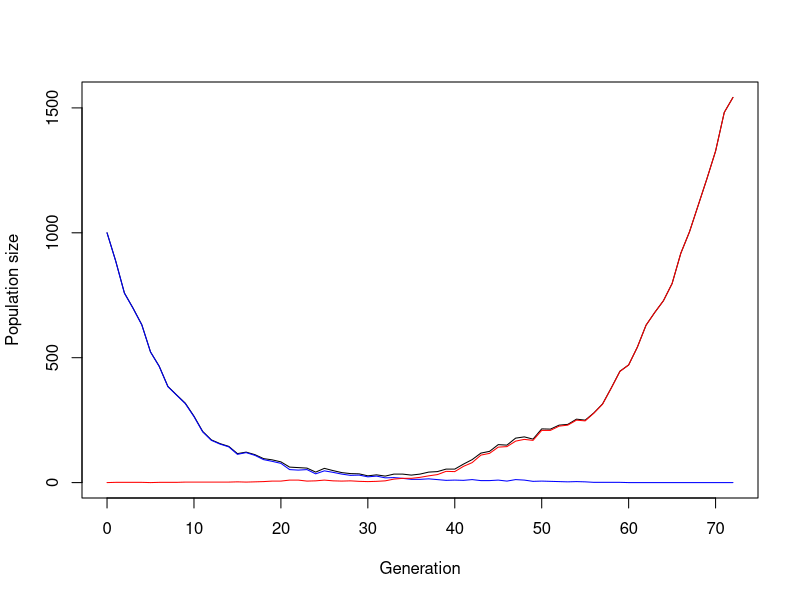
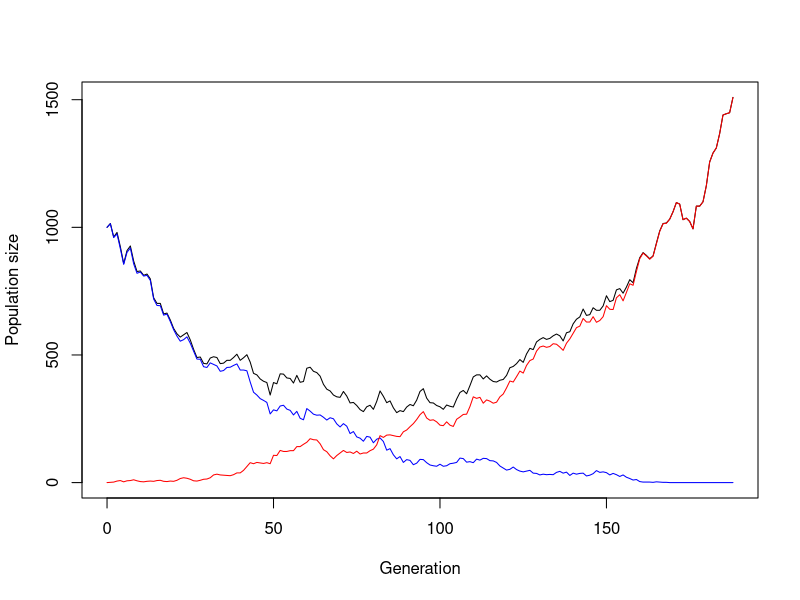
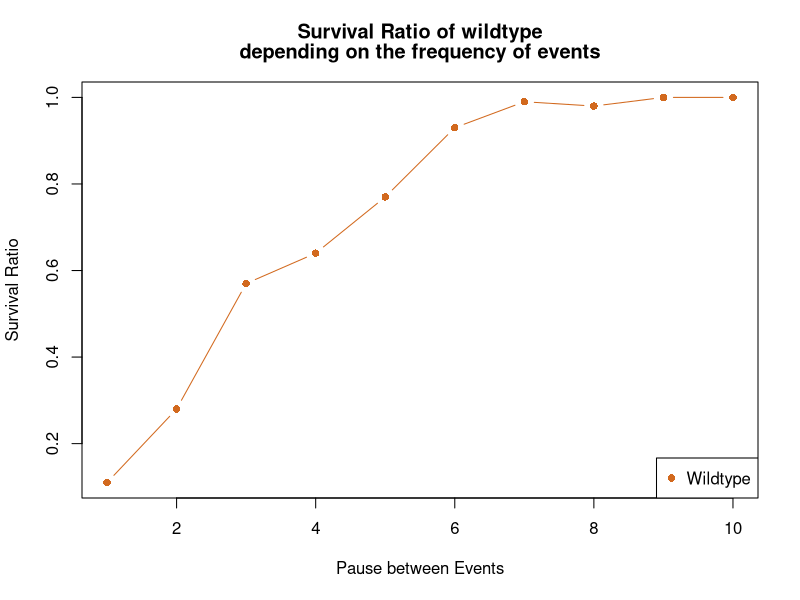
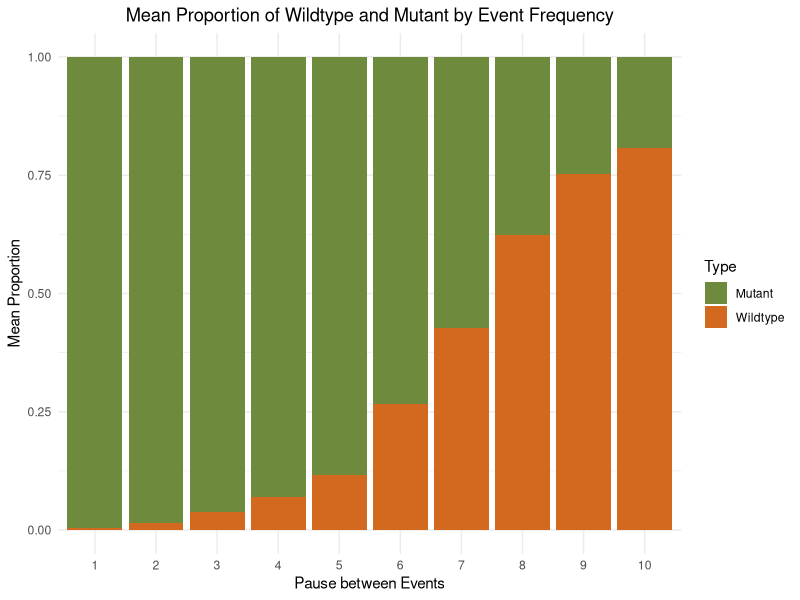
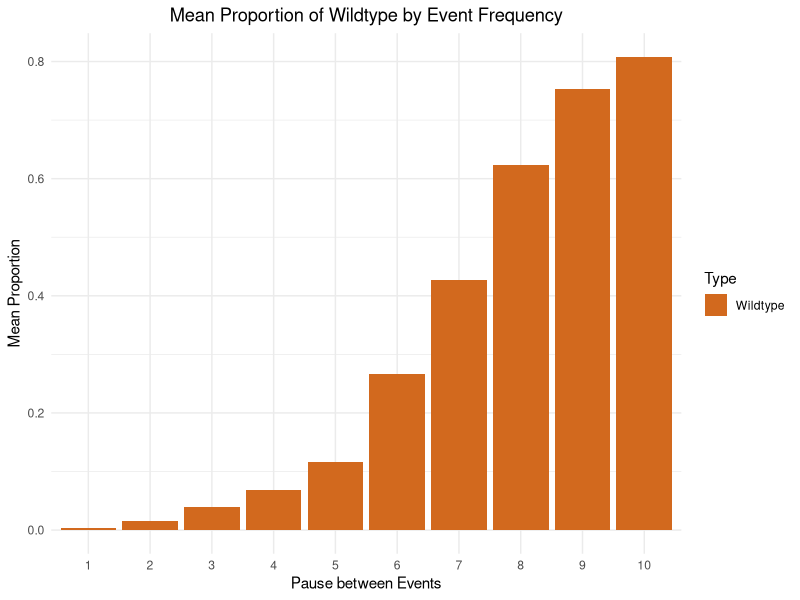
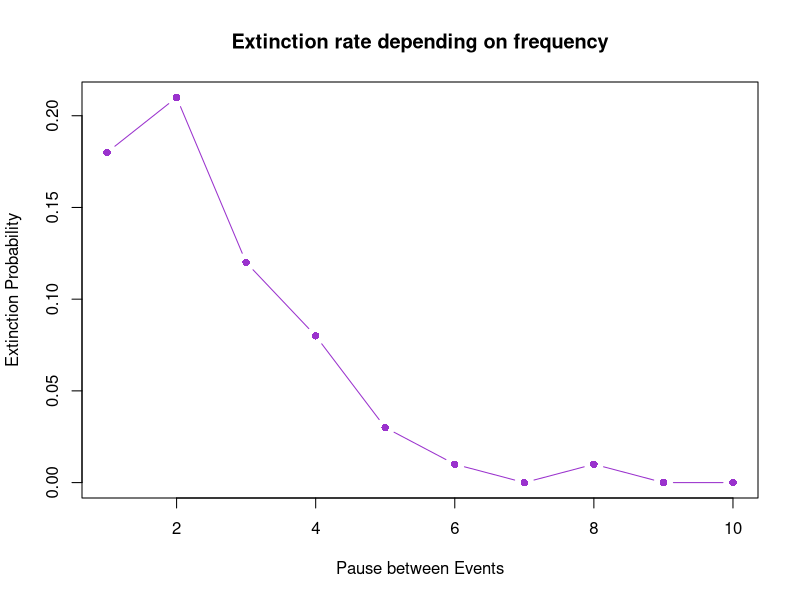
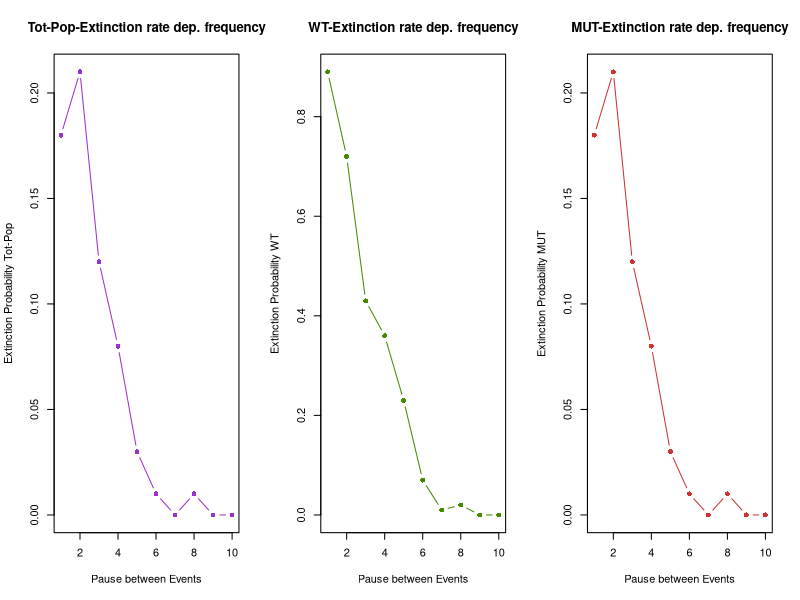
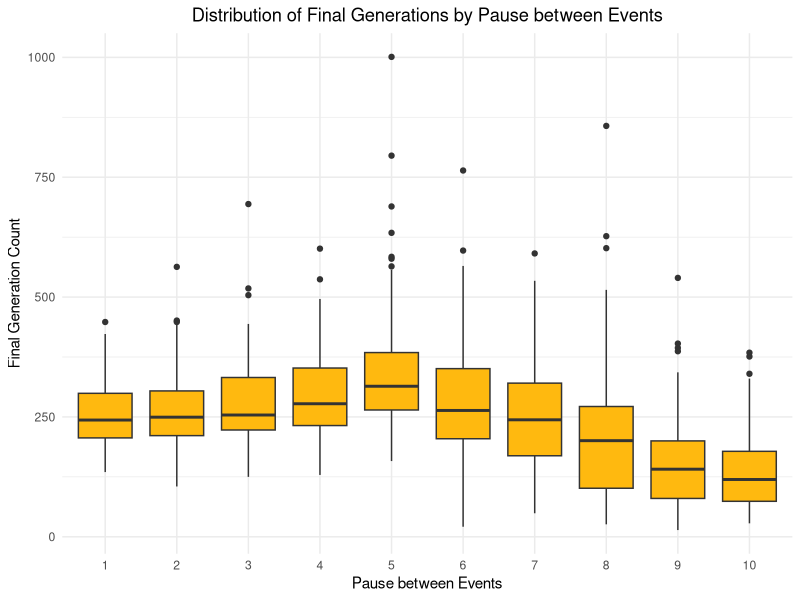

The R source for these figures, in order:
## ---- chunk 1
#Original

simulate_one_gen <- function(N_a, N_A, decay_rate, sel_coeff, mut_rate) {
  # draw offspring according to Poisson distribution
  offsp_a <- rpois(1, N_a * (1-decay_rate))
  offsp_A <- rpois(1, N_A * (1-decay_rate+sel_coeff))
  # draw new mutants according to Poisson distribution
  mut_a_to_A <- rpois(1, offsp_a * mut_rate)
  
  # determine new population sizes of wild type and mutant
  N_a_new <- max(offsp_a - mut_a_to_A, 0)
  N_A_new <-  offsp_A + mut_a_to_A
  
  return(c(N_a_new, N_A_new))
}
# Test the function
print(simulate_one_gen(100,0,0.1,0.2,0.0))
## ---- chunk 2
#Original

simulate_pop <- function(N_init_a, N_init_A, decay_rate, sel_coeff, mut_rate, t_max) {
  # Create the vector in which to save the results
  pop_vector <- c(N_init_a, N_init_A)
  # initiate the variables
  pop_new <- c(N_init_a, N_init_A)
  
  # run the simulation until generation t_max
  for (i in 1:t_max+1) {
    # redefine the current population one generation later
    pop_new <- simulate_one_gen(pop_new[1],pop_new[2], decay_rate, sel_coeff, mut_rate)
    # add the new population sizes to the output vector
    pop_vector <- rbind(pop_vector,pop_new)
    # condition to stop the simulation before t_max: either the population exceeds 1.5 times the original population size, or it goes extinct
    if (pop_new[1]+pop_new[2]>=1.5*(N_init_a+ N_init_A) | pop_new[1]+pop_new[2]==0) break
  }
  
  # define the row and column names of the output vector
  rownames(pop_vector) <- (0:t_max)[1:length(pop_vector[,1])] # note that the vector has to be cut if the simulation stopped early
  colnames(pop_vector) <- c("a","A")
  # return the result
  return(pop_vector)	
}


# Test the function and plot the result
# set t_max to a value to be used througout
max_gen <- 1000
# create your simulation data, without mut_rate & sel_coeff and a higher decay_rate
output <- simulate_pop(1000,0,0.1,0.2,0.001,max_gen)
# show the last few lines of the data table
print(output)
# plot the output - note that the plot range and the x axis have to be adjusted based on the length of the table
# determine x axis range 
x_range <- 0:(length(output[,1])-1)
# this plots the total population size
plot(x_range,output[,1]+output[,2],type='l',ylim=c(0,max(output[,1]+output[,2])),xlab = "Generation",ylab = "Population size")
# add number of wild type individuals
lines(x_range,output[,1], col="blue")
# add number of mutant individuals
lines(x_range,output[,2], col="red")
## ---- chunk 3
t_pause = 1 #t_switch, time between events
t_event = 5 #duration of event (Working: 5)
t_switch = t_pause
sel_coeff = 0.0

#flooding_table <- c()

simulate_pop <- function(N_init_a, N_init_A, decay_rate, sel_coeff, mut_rate, t_max, t_pause) {
  # Create the vector in which to save the results
  pop_vector <- c(N_init_a, N_init_A)
  # initiate the variables
  pop_new <- c(N_init_a, N_init_A)
  
  ph = 0 #phase in the beginning of the simulation

  
  # run the simulation until generation t_max
  for (i in 1:t_max+1) {
    if(ph %%2 == 0){ #checking in which phase the simulation is, still needs fine-tuning
    decay_rate = -0.02 #no event - parameters
    sel_coeff = -0.015 #(Working: -0.02 & -0.015)
  }else{
    decay_rate = 0.03 #event - parameters
    sel_coeff = 0.05 #(Working: 0.03 & 0.05)
  }

  if (i >= t_switch) { #changing the phase number, if the simulation is at the end of the phase
    if(ph %% 2 == 0) {
      t_switch = t_switch + t_event
      ph = ph + 1
    }else{
      t_switch = t_switch + t_pause
      ph = ph + 1
    }
  }
    
    # redefine the current population one generation later
    pop_new <- simulate_one_gen(pop_new[1],pop_new[2], decay_rate, sel_coeff, mut_rate)
    # add the new population sizes to the output vector
    pop_vector <- rbind(pop_vector,pop_new)
    # condition to stop the simulation before t_max: either the population exceeds 1.5 times the original population size, or it goes extinct
    if (pop_new[1]+pop_new[2]>=1.5*(N_init_a+ N_init_A) | pop_new[1]+pop_new[2]==0) break
  }
  
  # define the row and column names of the output vector
  rownames(pop_vector) <- (0:t_max)[1:length(pop_vector[,1])] # note that the vector has to be cut if the simulation stopped early
  colnames(pop_vector) <- c("WT","Mut")
  # return the result
  return(pop_vector)	
}

# Test the function and plot the result
# set t_max to a value to be used throughout
max_gen <- 1000
# create your simulation data
output <- simulate_pop(1000,0,0.35,0.01,0.001,max_gen, t_pause) #(Working: 1000, 0, 0.35, 0.01, 0.001, max_gen)
# show the last few lines of the data table
print(tail(output))
# plot the output - note that the plot range and the x axis have to be adjusted based on the length of the table
# determine x axis range 
x_range <- 0:(length(output[,1])-1)
# this plots the total population size
plot(x_range,output[,1]+output[,2],type='l',ylim=c(0,max(output[,1]+output[,2])),xlab = "Generation",ylab = "Population size")
# add number of wild type individuals
lines(x_range,output[,1], col="blue")
# add number of mutant individuals
lines(x_range,output[,2], col="red")

## ---- chunk 4
# Set some parameters to fixed values
init_a <- 1000
init_A <- 0
m_rate <- 0.001
max_gen <- 1000
no_replicates <- 100

# Frequencies to vary
frequencies <- c(1:10)

# Initialize data tables to collect results
data_table_Pop <- c()
data_table_Nw <- c()
data_table_Nm <- c()
data_table_comp <- c()

# Initialize counters for survival
surviving_Nw <- numeric(length(frequencies))
surviving_Nm <- numeric(length(frequencies))

# Run the simulation across all chosen parameters
for (t_pause in frequencies) {
  i <- 1
  repeat {
    # Run the simulation once
    one_run <- simulate_pop(init_a, init_A, 0, 0, m_rate, max_gen, t_pause)
    
    # Determine the final sizes of the populations
    size_wt <- one_run[nrow(one_run), 1]
    size_mut <- one_run[nrow(one_run), 2]
    
    # Count surviving populations
    if (size_wt > 0) {
      surviving_Nw[t_pause] <- surviving_Nw[t_pause] + 1
    }
    if (size_mut > 0) {
      surviving_Nm[t_pause] <- surviving_Nm[t_pause] + 1
    }

    # Enter the data into the tables
    final_size <- size_wt + size_mut
    final_gen <- nrow(one_run)
    
    data_table_Pop <- rbind(data_table_Pop, c(t_pause, final_size, final_gen))
    data_table_Nw <- rbind(data_table_Nw, c(t_pause, size_wt, final_gen))
    data_table_Nm <- rbind(data_table_Nm, c(t_pause, size_mut, final_gen))
    
    portion_WT <- size_wt / final_size
    portion_Mut <- size_mut / final_size
    
    data_table_comp <- rbind(data_table_comp, c(t_pause, portion_WT, portion_Mut))
    
    # Stop after the specified number of replicates
    if (i >= no_replicates) break
    i <- i + 1
  }
}

# Define column names of data tables
colnames(data_table_Pop) <- c("f", "Final Pop", "final_gen")
colnames(data_table_Nw) <- c("f", "Final WT", "final_gen")
colnames(data_table_Nm) <- c("f", "Final Mut", "final_gen")
colnames(data_table_comp) <- c("f", "Proportion_WT", "Proportion_Mut")

# Calculate ratios of surviving populations
ratios <- data.frame(
  t_pause = frequencies,
  Nw_survival_ratio = surviving_Nw / no_replicates,
  Nm_survival_ratio = surviving_Nm / no_replicates
)

#plot(ratios[,1], ratios[,2], xlab = "Frequencies of events", ylab = "Survival-ratio", main = "Survival-ratio of WT", col = "chocolate", type = "p", )
#lines(ratios[,1], ratios[,3], col = "darkolivegreen4", type = "l")

## ---- chunk 5
# Ensure ratios are numeric
ratios$t_pause <- as.numeric(as.character(ratios$t_pause))
ratios$Nw_survival_ratio <- as.numeric(as.character(ratios$Nw_survival_ratio))
ratios$Nm_survival_ratio <- as.numeric(as.character(ratios$Nm_survival_ratio))

# Plot for Wildtype survival ratio
#par(mfrow = c(1,2))

plot(ratios$t_pause, ratios$Nw_survival_ratio, 
     xlab = "Pause between Events", 
     ylab = "Survival Ratio", 
     main = c(paste("Survival Ratio of wildtype"), paste("depending on the frequency of events")), 
     col = "chocolate", 
     type = "b",
     pch = c(16))  # Use a solid circle for points

# Add lines for Mutation survival ratio
#plot(ratios$t_pause, ratios$Nm_survival_ratio, 
      #col = "darkolivegreen4", 
      #type = "b")  # Use points and lines

# Optionally, add a legend
legend("bottomright", legend = c("Wildtype"), 
       col = c("chocolate"),
       pch = c(16, NA))

## ---- chunk 6
mean_comp_tot <- c()

mean_comp_WT <- aggregate(data_table_comp[,2]~ f, data = data_table_comp, FUN = mean)
mean_comp_Mut <- aggregate(data_table_comp[,3] ~ f, data = data_table_comp, FUN = mean)
mean_comp_tot <- rbind(mean_comp_tot, c(mean_comp_WT, mean_comp_Mut))

# Load necessary libraries
library(ggplot2)
library(dplyr)
library(tidyr)

# Combine the two data frames into one
# Ensure the names are consistent for merging
colnames(mean_comp_WT) <- c("f", "Proportion_WT")
colnames(mean_comp_Mut) <- c("f", "Proportion_Mut")

# Merge the data
mean_comp <- merge(mean_comp_WT, mean_comp_Mut, by = "f")

# Reshape the data into long format for ggplot2
mean_comp_long <- mean_comp %>%
  pivot_longer(cols = c("Proportion_WT", "Proportion_Mut"), 
               names_to = "Type", 
               values_to = "Proportion")

# Plot the stacked bar chart
ggplot(mean_comp_long, aes(x = as.factor(f), y = Proportion, fill = Type)) +
  geom_bar(stat = "identity", position = "stack") +
  labs(x = "Pause between Events", 
       y = "Mean Proportion", 
       title = "Mean Proportion of Wildtype and Mutant by Event Frequency") +
  scale_fill_manual(values = c("Proportion_WT" = "chocolate", "Proportion_Mut" = "darkolivegreen4"),
                    labels = c("Mutant","Wildtype")) +
  theme_minimal() +
    theme(plot.title = element_text(hjust = 0.5))  # Center the title



#library(ggplot2)

#ggplot(data_table_comp, aes(fill=condition, y=data_table_comp$, x=specie)) + 
    #geom_bar(position="dodge", stat="identity")

## ---- chunk 7
mean_comp_WT_long <- mean_comp %>%
  pivot_longer(cols = "Proportion_WT", 
               names_to = "Type", 
               values_to = "Proportion")
ggplot(mean_comp_WT_long, aes(x = as.factor(f), y = Proportion, fill = Type)) +
  geom_bar(stat = "identity", position = "stack") +
  labs(x = "Pause between Events", 
       y = "Mean Proportion", 
       title = "Mean Proportion of Wildtype by Event Frequency") +
  scale_fill_manual(values = ("Proportion_WT" = "chocolate"),
                    labels = ("Wildtype")) +
  theme_minimal() +
    theme(plot.title = element_text(hjust = 0.5))
## ---- chunk 8
#data_table_Pop
# Ensure data_table_Pop is a data frame
data_table_Pop <- as.data.frame(data_table_Pop)

# Set column names (if not already set)
colnames(data_table_Pop) <- c("f", "Final_Pop", "final_gen")

# Initialize a vector to store extinction ratios for each frequency
extinction_ratios <- numeric(length(frequencies))

# Calculate extinction ratios for each frequency
for (t_pause in frequencies) {
  # Filter data for the current frequency
  current_data <- subset(data_table_Pop, f == t_pause)
  
  # Count how many populations went extinct (Final Pop == 0)
  extinct_count <- sum(current_data$Final_Pop == 0)
  
  # Calculate the extinction ratio (extinct_count / no_replicates)
  extinction_ratios[t_pause] <- extinct_count / no_replicates
}

# Create a data frame for extinction ratios
extinction_df <- data.frame(
  t_pause = frequencies,
  extinction_ratio = extinction_ratios
)

# Print or view the extinction ratios
print(extinction_df)

plot(extinction_df[,1], extinction_df[,2], 
     type = "b", 
     pch = 16, 
     col = "darkorchid3",
     ylab = "Extinction Probability", 
     xlab = "Pause between Events",
     main = "Extinction rate depending on frequency")

## ---- chunk 9
par(mfrow = c(1,3))
#data_table_Pop
# Ensure data_table_Pop is a data frame
data_table_Pop <- as.data.frame(data_table_Pop)

# Set column names (if not already set)
colnames(data_table_Pop) <- c("f", "Final_Pop", "final_gen")

# Initialize a vector to store extinction ratios for each frequency
extinction_ratios <- numeric(length(frequencies))

# Calculate extinction ratios for each frequency
for (t_pause in frequencies) {
  # Filter data for the current frequency
  current_data <- subset(data_table_Pop, f == t_pause)
  
  # Count how many populations went extinct (Final Pop == 0)
  extinct_count <- sum(current_data$Final_Pop == 0)
  
  # Calculate the extinction ratio (extinct_count / no_replicates)
  extinction_ratios[t_pause] <- extinct_count / no_replicates
}

# Create a data frame for extinction ratios
extinction_df <- data.frame(
  t_pause = frequencies,
  extinction_ratio = extinction_ratios
)

# Print or view the extinction ratios
print(extinction_df)

plot(extinction_df[,1], extinction_df[,2], 
     type = "b", 
     pch = 16, 
     col = "darkorchid3",
     ylab = "Extinction Probability Tot-Pop", 
     xlab = "Pause between Events",
     main = "Tot-Pop-Extinction rate dep. frequency")

#data_table_Pop
# Ensure data_table_Pop is a data frame
data_table_Nw <- as.data.frame(data_table_Nw)

# Set column names (if not already set)
colnames(data_table_Nw) <- c("f", "Final_Pop", "final_gen")

# Initialize a vector to store extinction ratios for each frequency
extinction_ratios_WT <- numeric(length(frequencies))

# Calculate extinction ratios for each frequency
for (t_pause in frequencies) {
  # Filter data for the current frequency
  current_data_WT <- subset(data_table_Nw, f == t_pause)
  
  # Count how many populations went extinct (Final Pop == 0)
  extinct_count_WT <- sum(current_data_WT$Final_Pop == 0)
  
  # Calculate the extinction ratio (extinct_count / no_replicates)
  extinction_ratios_WT[t_pause] <- extinct_count_WT / no_replicates
}

# Create a data frame for extinction ratios
extinction_WT_df <- data.frame(
  t_pause = frequencies,
  extinction_ratio_WT = extinction_ratios_WT
)

# Print or view the extinction ratios
print(extinction_WT_df)

plot(extinction_WT_df[,1], extinction_WT_df[,2], 
     type = "b", 
     pch = 16, 
     col = "chartreuse4",
     ylab = "Extinction Probability WT", 
     xlab = "Pause between Events",
     main = "WT-Extinction rate dep. frequency")


#data_table_Pop
# Ensure data_table_Pop is a data frame
data_table_Nm <- as.data.frame(data_table_Nm)

# Set column names (if not already set)
colnames(data_table_Nm) <- c("f", "Final_Pop", "final_gen")

# Initialize a vector to store extinction ratios for each frequency
extinction_ratios_MUT <- numeric(length(frequencies))

# Calculate extinction ratios for each frequency
for (t_pause in frequencies) {
  # Filter data for the current frequency
  current_data_MUT <- subset(data_table_Nm, f == t_pause)
  
  # Count how many populations went extinct (Final Pop == 0)
  extinct_count_MUT <- sum(current_data_MUT$Final_Pop == 0)
  
  # Calculate the extinction ratio (extinct_count / no_replicates)
  extinction_ratios_MUT[t_pause] <- extinct_count_MUT / no_replicates
}

# Create a data frame for extinction ratios
extinction_MUT_df <- data.frame(
  t_pause = frequencies,
  extinction_ratio_MUT = extinction_ratios_MUT
)

# Print or view the extinction ratios
print(extinction_MUT_df)

plot(extinction_MUT_df[,1], extinction_MUT_df[,2], 
     type = "b", 
     pch = 16, 
     col = "brown3",
     ylab = "Extinction Probability MUT", 
     xlab = "Pause between Events",
     main = "MUT-Extinction rate dep. frequency")
par(mfrow= c(1,1))
## ---- chunk 10
ggplot(data_table_Pop, aes(x = as.factor(f), y = final_gen)) +
  geom_boxplot(fill = "darkgoldenrod1") +
  labs(x = "Pause between Events", y = "Final Generation Count", 
       title = "Distribution of Final Generations by Pause between Events") +
  theme_minimal() +
  theme(plot.title = element_text(hjust = 0.5))  # Center the title


## ---- chunk 11
ggplot(data_table_Pop, aes(x = final_gen, fill = as.factor(f))) +
  geom_histogram(binwidth = 10, position = "identity", alpha = 0.6) +
  labs(x = "Final Generation Count", y = "Count", 
       title = "Histogram of Final Generations by Pause between Events") +
  theme_minimal() +
  scale_fill_discrete(name = "Pause btw. Events") +
  theme(plot.title = element_text(hjust = 0.5))  # Center the title

## ---- chunk 12

# Filter for populations that went extinct (Final_Pop == 0)
extinct_pop <- subset(data_table_Pop, Final_Pop == 0)

# Select only the frequency and generation of extinction
extinct_data <- extinct_pop[, c("f", "final_gen")]

# Optionally, rename columns for clarity
colnames(extinct_data) <- c("Frequency", "Extinction_Generation")

# View or print the resulting data
print(extinct_data)

#Plot the data
ggplot(extinct_data, aes(x=Frequency, y=Extinction_Generation)) +
       geom_point(col = "aquamarine4", pch = 19) +
  xlim(c(1,10)) +
  geom_smooth(method=lm , color="coral", se=FALSE) + 
  labs(title = "Generation of Extinction across different Frequencies", x = "Pause between Events", y = "Extinction Generation") +
  theme_bw() +
  theme(
    legend.position = c(.95, .95),
    legend.justification = c("right", "top"),
    legend.box.just = "right",
    legend.margin = margin(6, 6, 6, 6)
    ) +
  theme(plot.title = element_text(hjust = 0.5)) # Center the title
  
